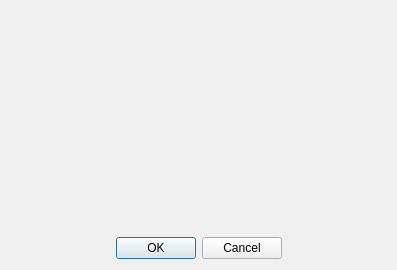
<?xml version="1.0" encoding="UTF-8"?>
<ui version="4.0">
 <class>Dialog</class>
 <widget class="QDialog" name="Dialog">
  <property name="geometry">
   <rect>
    <x>0</x>
    <y>0</y>
    <width>397</width>
    <height>270</height>
   </rect>
  </property>
  <property name="sizePolicy">
   <sizepolicy hsizetype="Ignored" vsizetype="Ignored">
    <horstretch>0</horstretch>
    <verstretch>0</verstretch>
   </sizepolicy>
  </property>
  <property name="windowTitle">
   <string>属性编辑</string>
  </property>
  <layout class="QVBoxLayout" name="verticalLayout">
   <property name="sizeConstraint">
    <enum>QLayout::SetDefaultConstraint</enum>
   </property>
   <item>
    <widget class="QScrollArea" name="scrollArea">
     <property name="enabled">
      <bool>true</bool>
     </property>
     <property name="sizePolicy">
      <sizepolicy hsizetype="Preferred" vsizetype="Preferred">
       <horstretch>0</horstretch>
       <verstretch>0</verstretch>
      </sizepolicy>
     </property>
     <property name="frameShape">
      <enum>QFrame::NoFrame</enum>
     </property>
     <property name="lineWidth">
      <number>1</number>
     </property>
     <property name="sizeAdjustPolicy">
      <enum>QAbstractScrollArea::AdjustToContentsOnFirstShow</enum>
     </property>
     <property name="widgetResizable">
      <bool>true</bool>
     </property>
     <widget class="QWidget" name="scrollAreaWidgetContents">
      <property name="geometry">
       <rect>
        <x>0</x>
        <y>0</y>
        <width>379</width>
        <height>223</height>
       </rect>
      </property>
      <layout class="QHBoxLayout" name="horizontalLayout">
       <item>
        <layout class="QFormLayout" name="formLayout"/>
       </item>
      </layout>
     </widget>
    </widget>
   </item>
   <item>
    <widget class="QDialogButtonBox" name="buttonBox">
     <property name="orientation">
      <enum>Qt::Horizontal</enum>
     </property>
     <property name="standardButtons">
      <set>QDialogButtonBox::Cancel|QDialogButtonBox::Ok</set>
     </property>
     <property name="centerButtons">
      <bool>true</bool>
     </property>
    </widget>
   </item>
  </layout>
 </widget>
 <resources/>
 <connections>
  <connection>
   <sender>buttonBox</sender>
   <signal>accepted()</signal>
   <receiver>Dialog</receiver>
   <slot>accept()</slot>
   <hints>
    <hint type="sourcelabel">
     <x>248</x>
     <y>254</y>
    </hint>
    <hint type="destinationlabel">
     <x>157</x>
     <y>274</y>
    </hint>
   </hints>
  </connection>
  <connection>
   <sender>buttonBox</sender>
   <signal>rejected()</signal>
   <receiver>Dialog</receiver>
   <slot>reject()</slot>
   <hints>
    <hint type="sourcelabel">
     <x>316</x>
     <y>260</y>
    </hint>
    <hint type="destinationlabel">
     <x>286</x>
     <y>274</y>
    </hint>
   </hints>
  </connection>
 </connections>
</ui>
